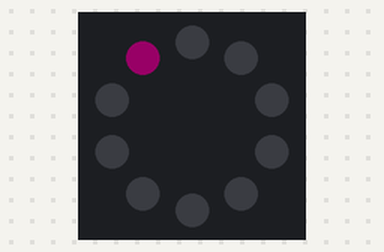
Bench run of a program on a simulated Circuit Playground running CircuitPython. Parts: the board's ring of 10 RGB LEDs (number 0 left of the top, counting anticlockwise). Dim RGB values are drawn brighter than linear. At 4.2 s the program ends and the board releases its pins; the recording ends there.

Above: at 0.1 s.
At 0.5 s:
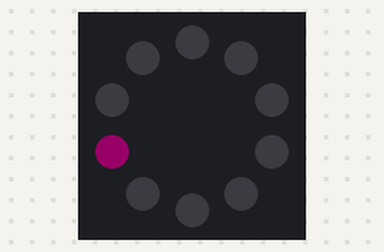
At 1.1 s:
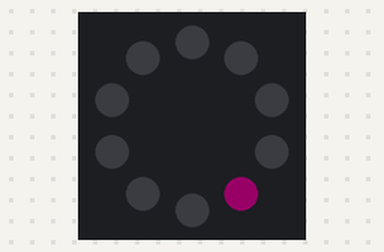
At 1.5 s:
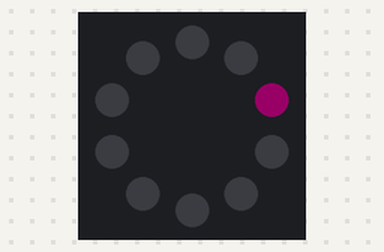
At 2.1 s:
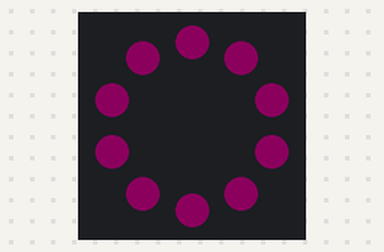
At 4.11 s:
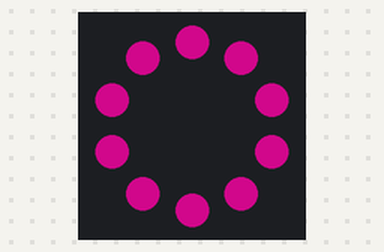

The program:

code.py
```python
import time
import board
import analogio
import neopixel

#initialize the neopixels without using the cp library
pixels = neopixel.NeoPixel(board.NEOPIXEL, 10, brightness=.05, auto_write=False)
pixels.fill((0, 0, 0))
pixels.show()

pixels.brightness = 0.2

start_color = (120, 4, 80)
OFF = (0,0,0)

#control by position
index = 0
while index < 10:
    pixels[ index ] = start_color
    pixels[ index - 1 ] = OFF
    pixels.show()
    time.sleep( 0.2 )
    index = index + 1

#fill, and control brightness
brightness = 0
pixels.fill( start_color )
while brightness < 1.0:
    brightness = brightness + 0.1
    pixels.brightness = brightness
    pixels.show()
    time.sleep( 0.2 )
```
